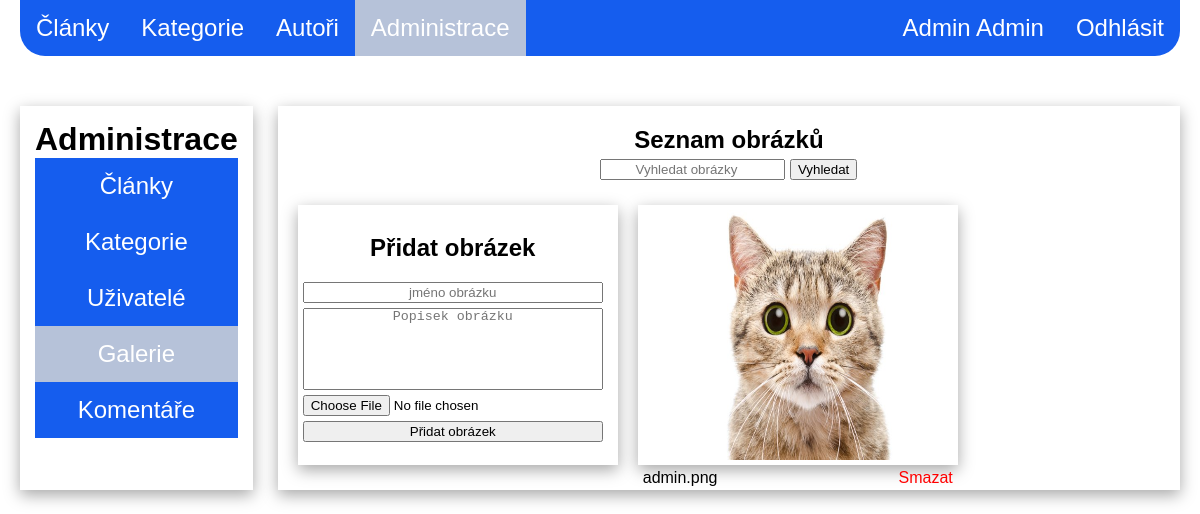
Page /administration_gallery.php (signed in) on the committed database.
### tables this page shows
CREATE TABLE images(
    id INT(6) UNSIGNED AUTO_INCREMENT PRIMARY KEY,
    name varchar(50),
    description varchar(20),
    path varchar(200)
)
DEFAULT;

### Model/Database.php (called while the page is built, shortened)
<?php
class Database
{
    protected $conn;
    public function __construct()
    {
        $this->conn = new PDO(
            'mysql:host=' . self::HOST . ';dbname=' . self::DBNAME,
            self::USER,
            self::PASSWORD, [
            PDO::ATTR_ERRMODE => PDO::ERRMODE_EXCEPTION,
        ]);
        $this->conn->query('SET NAMES utf8');
    }
    public function select($sql)
    {
        $stmt = $this->execute($sql);
        return $stmt->fetchAll();
    }
    protected function execute($sql, $params = [])
    {
        $stmt = $this->conn->prepare($sql);
        $stmt->execute($params);
        return $stmt;
    }
}

### Model/ImageRepo.php (called while the page is built, shortened)
<?php
class ImageRepo
{
    protected $db;
    public function __construct(Database $db)
    {
        $this->db = $db;
    }
    public function getImages(){
        $sql = 'SELECT * FROM images';
        return $this->db->select($sql);
    }
}

### administration_gallery.php (the view, shortened to what this page needs)
<?php
require_once 'nav_bar.php';
require_once 'Model/ImageRepo.php';
require_once 'Model/Database.php';
$db = new Database();
$repo = new ImageRepo($db);
if (isset($_GET['search'])){
    if(empty($_GET['search'])){
        $images = $repo->getImages();
    }
    else{
        $images = $repo->findImages('%'.$_GET['search'].'%');
    }
}
else{
    $images = $repo->getImages();
}
?>
<!doctype html>
<html lang="en">
<head>
    <link rel="stylesheet" href="Style/administration.css">
</head>
<body>
<div class="administration">
    <?php require_once 'administration_menu.php'?>
    <div class="list">
        <div class="list_title">
            <h2>Seznam obrázků</h2>
            <form action="" method="get" class="search">
                <input type="search" name="search" placeholder="Vyhledat obrázky" value="<?=$_GET['search'] ?? ''?>">
                <button type="submit">Vyhledat</button>
            </form>
        </div>
        <div class="images_list" <?=empty($images) ? "style= 'justify-content: center'" : '' ?>>
            <div class="image">
                <form class="image_add" action="" method="post" enctype="multipart/form-data">
                    <h2 for="">Přidat obrázek</h2>
                    <input type="text" name="name" placeholder="jméno obrázku">
                    <textarea name="description" id="" cols="30" rows="10" placeholder="Popisek obrázku"></textarea>
                    <input type="file" name="add_image" accept=".png, .jpg, .jpeg" >
                    <button name="submit" value="submit" type="submit">Přidat obrázek</button>
                </form>
            </div>
            <?php foreach ($images as $image): ?>
                <div class="image">
                    <a href="<?=$image['path']?>" target="_blank">
                        <img src="<?=$image['path']?>" alt="<?=$image['name']?>">
                    </a>
                    <div class="name_action">
                        <p><?=$image['name']?></p>
                        <a href="delete_image.php?id=<?=$image['id']?>"" class="delete">Smazat</a>
                    </div>
                </div>
            <?php endforeach; ?>
        </div>
    </div>
</div>
</body>
</html>

### Style/nav_bar.css (style rules this page uses)
body { font-family: sans-serif; max-width: 1000px; margin: 0 auto; padding-left: 20px; padding-right: 20px; }
a { margin: 0; }

### Style/administration.css (style rules this page uses)
.administration { display: flex; margin-top: 50px; gap: 25px; }
.list { width: 100%; margin: 0 auto; box-shadow: rgba(0, 0, 0, 0.35) 0 5px 15px; padding: 15px; }
.list_title { text-align: center; }
h2 { margin: 5px; }
a { text-decoration: none; color: #155dee; }
.delete { color: red; }
.images_list { margin-left: 5px; margin-top: 20px; display: flex; flex-wrap: wrap; gap: 20px; }
.image img { width: 300px; height: 250px; }
.image { text-align: center; width: 310px; height: 250px; margin-bottom: 10px; box-shadow: rgba(0, 0, 0, 0.35) 0 5px 15px; padding: 5px; }
.image p { margin-bottom: 0px; margin-top: 5px; }
.image_add { display: flex; justify-content: center; flex-direction: column; width: 300px; height: 250px; }
.image_add h2 { margin-bottom: 20px; }
.name_action { display: flex; justify-content: space-between; margin-top: 5px; }
.name_action p { margin: 0; }
input { margin-bottom: 5px; text-align: center; }
textarea { padding: 0; margin-bottom: 5px; height: 80px; resize: none; text-align: center; }
.search { max-height: 150px; }

### Style/administration_menu.css (style rules this page uses)
body { font-family: sans-serif; max-width: 1300px; }

### rows in the picture
images: path+name (picture), name "admin.png"

### other values in the picture
$tabs[$i] "Články"
$tabs[$i] "Kategorie"
$tabs[$i] "Autoři"
$_SESSION['name'] "Admin"
$_SESSION['surname'] "Admin"
